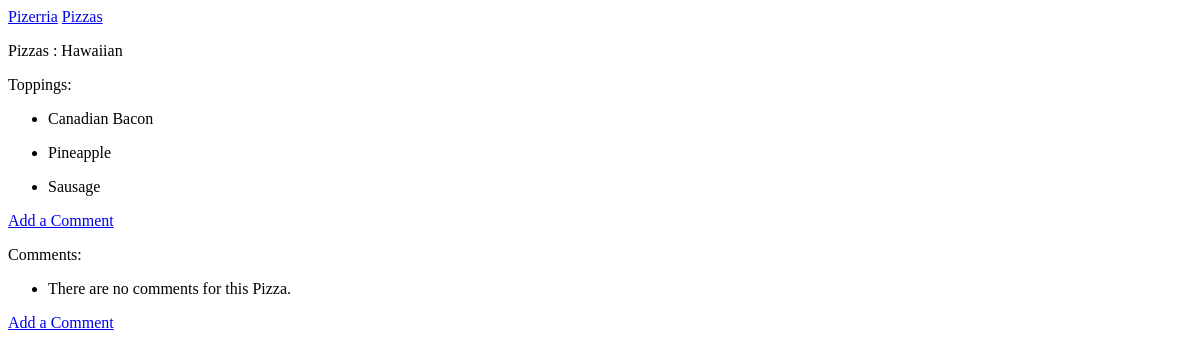
Before: /topping/1/ with the older database file.
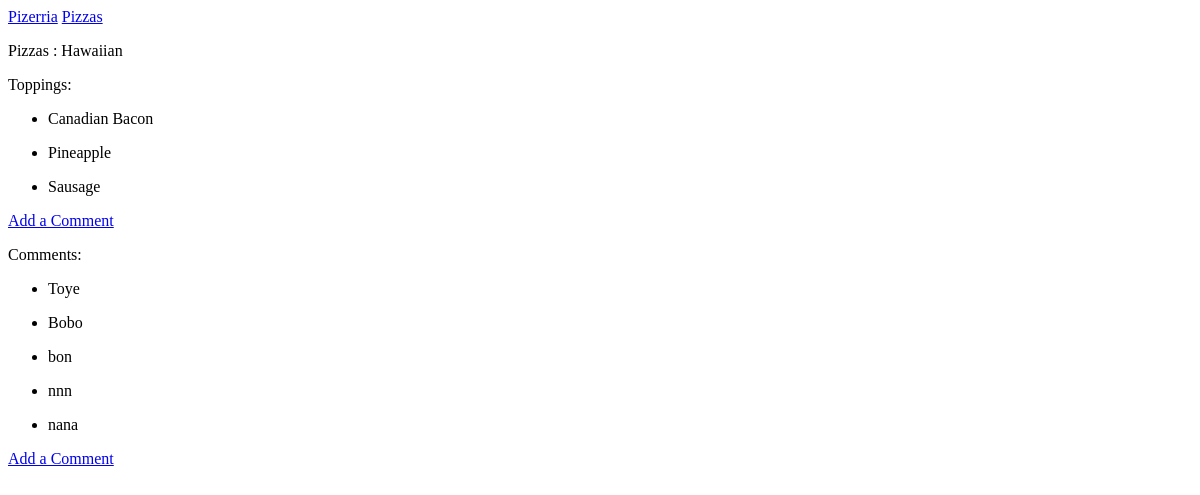
After: the same page with the newer database file.
### pizzas/models.py (models this page shows, shortened)
class Topping(models.Model):
    name = models.CharField(max_length=200)
    pizza = models.ForeignKey(Pizza, on_delete=models.CASCADE)

class pizza_comment(models.Model):
    Pizza = models.ForeignKey(Pizza, on_delete=models.CASCADE)
    text = models.TextField()
    date_added = models.DateTimeField(auto_now_add=True)

### pizzas/views.py (the view)
# urls.py: path('topping/<int:Pizza_id>/', views.topping, name= 'topping'),
def topping(request,Pizza_id):
    Pizas = Pizza.objects.get(id=Pizza_id)
    toppings =Pizas.topping_set.order_by('name')
    comments = Pizas.pizza_comment_set.all()
    context = {'Pizas': Pizas, 'toppings': toppings,'comments': comments}
    return render(request, 'pizzas/pizza.html',context)

### pizzas/models.py (called while the page is built)
    def __str__(self):
        return self.name

### pizzas/templates/pizzas/pizza.html
{% extends "pizzas/base.html" %}
{% block content %}
<p>Pizzas : {{ Pizas }}</p>
<p>Toppings: </p>
<ul>
    {% for topping in toppings %}
    <li>
        <p>{{ topping.name|linebreaks }}</p>
     </li>
    {% empty %}
      <li> There are no topings for this Pizza.</li>
    {% endfor %}
</ul>
<p>
  <a href="{% url 'pizzas:pizzacomments' Pizas.id %}">Add a Comment</a>
</p>
<p>Comments: </p>
<ul>
  {% for Comment in comments %}
  <li>
    <p>{{ Comment.text|linebreaks }}</p>
  </li>
  {% empty %}
  <li> There are no comments for this Pizza.</li>
  {% endfor %}
</ul>
<p>
  <a href="{% url 'pizzas:pizzacomments' Pizas.id %}">Add a Comment</a>
</p>
{% endblock content %}

Changed rows visible on the page:
added pizza_comment: text "Toye"
added pizza_comment: text "Bobo"
added pizza_comment: text "bon"
added pizza_comment: text "nnn"
added pizza_comment: text "nana"
Other visible differences:
text no longer shown: "There are no comments for this Pizza."
